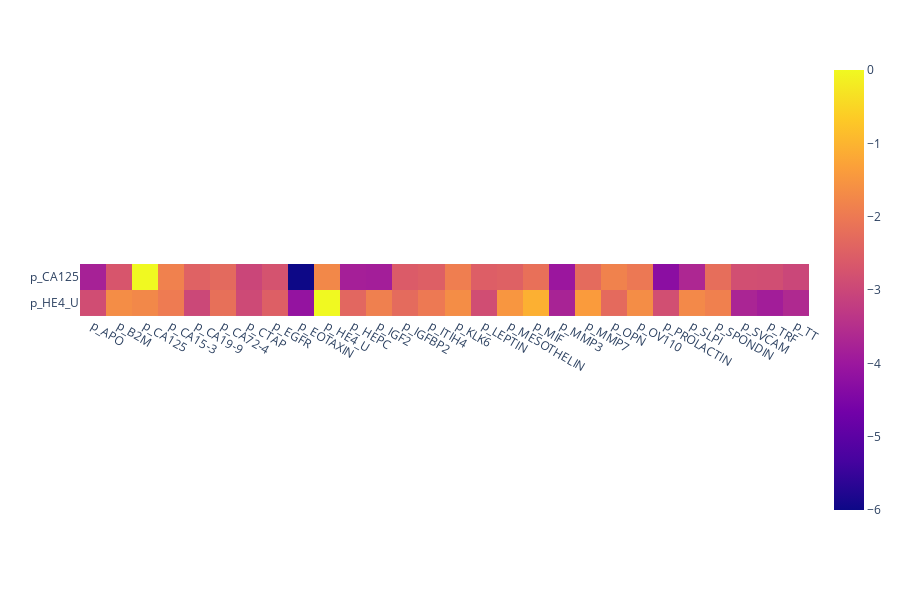

Notebook code cell kept with this figure:
### Code cell
x_ = ['p_CA125', 'p_HE4_U']
fig = px.imshow(np.log(np.abs(dataset[marks].corr()[x_].values.T)))
fig.update_layout(xaxis=dict(tickmode='array',
                             tickvals=np.arange(len(marks)),
                             ticktext=marks),
                  yaxis=dict(tickmode='array',
                             tickvals=np.arange(len(x_)),
                             ticktext=x_))

### Figure 1 — Plotly figure (JSON) as saved in the notebook; plotly's stock layout.template omitted (floating-point values rounded to 4 significant figures)
{"data": [{"coloraxis": "coloraxis", "type": "heatmap", "z": [[-3.791, -2.699, 0, -1.866, -2.459, -2.302, -3.025, -2.761, -6.001, -1.742, -3.824, -3.856, -2.586, -2.512, -1.917, -2.524, -2.471, -2.171, -4.018, -2.275, -1.851, -2.025, -4.275, -3.665, -2.213, -2.843, -2.861, -3.009], [-2.875, -1.656, -1.742, -1.961, -2.981, -2.177, -2.928, -2.501, -4.126, 0, -2.348, -1.882, -2.276, -2.001, -1.648, -2.865, -1.49, -1.069, -3.751, -1.396, -2.29, -1.649, -2.83, -1.721, -1.871, -3.714, -3.872, -3.618]]}], "layout": {"coloraxis": {"colorscale": [[0, "#0d0887"], [0.1111, "#46039f"], [0.2222, "#7201a8"], [0.3333, "#9c179e"], [0.4444, "#bd3786"], [0.5556, "#d8576b"], [0.6667, "#ed7953"], [0.7778, "#fb9f3a"], [0.8889, "#fdca26"], [1, "#f0f921"]]}, "height": 600, "margin": {"t": 60}, "xaxis": {"constrain": "domain", "scaleanchor": "y", "tickmode": "array", "ticktext": ["p_APO", "p_B2M", "p_CA125", "p_CA15-3", "p_CA19-9", "p_CA72-4", "p_CTAP", "p_EGFR", "p_EOTAXIN", "p_HE4_U", "p_HEPC", "p_IGF2", "p_IGFBP2", "p_ITIH4", "p_KLK6", "p_LEPTIN", "p_MESOTHELIN", "p_MIF", "p_MMP3", "p_MMP7", "p_OPN", "p_OV110", "p_PROLACTIN", "p_SLPI", "p_SPONDIN", "p_SVCAM", "p_TRF", "p_TT"], "tickvals": [0, 1, 2, 3, 4, 5, 6, 7, 8, 9, 10, 11, 12, 13, 14, 15, 16, 17, 18, 19, 20, 21, 22, 23, 24, 25, 26, 27]}, "yaxis": {"autorange": "reversed", "constrain": "domain", "tickmode": "array", "ticktext": ["p_CA125", "p_HE4_U"], "tickvals": [0, 1]}}}
